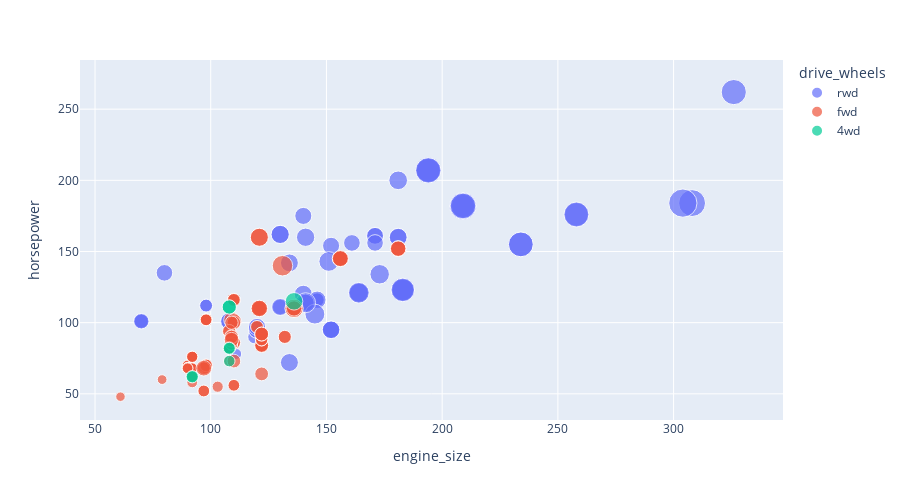

Notebook source saved alongside this figure:
### Markdown cell above
Scatter plot option in Plotly is very good way to visualize different dimensions of variability in the dataset. Below example is using variability of five variables:
X Axis: Engine Size, Y Axis: horsepower , drive_wheels in different colors , price in different size of the bubble. Fifth variable (umber_of_doors) is visible when you move mouse pointer on a bubble.

### Code cell
fig = px.scatter(auto, x="engine_size", y="horsepower",color="drive_wheels",size='price',hover_data=['number_of_doors'],width=900, height=500)
fig.show()

### Figure 1 — Plotly figure (JSON) as saved in the notebook; plotly's stock layout.template omitted (floating-point values rounded to 4 significant figures)
{"data": [{"customdata": [["two"], ["two"], ["two"], ["two"], ["four"], ["two"], ["four"], ["four"], ["four"], ["two"], ["four"], ["four"], ["two"], ["four"], ["four"], ["two"], ["two"], ["two"], ["two"], ["two"], ["four"], ["four"], ["four"], ["four"], ["two"], ["four"], ["four"], ["two"], ["four"], ["two"], ["two"], ["two"], ["two"], ["two"], ["four"], ["four"], ["four"], ["four"], ["four"], ["four"], ["four"], ["four"], ["four"], ["four"], ["four"], ["two"], ["two"], ["two"], ["two"], ["two"], ["two"], ["two"], ["two"], ["two"], ["two"], ["two"], ["two"], ["two"], ["two"], ["two"], ["two"], ["two"], ["four"], ["four"], ["four"], ["four"], ["four"], ["four"], ["four"], ["four"], ["four"], ["four"], ["four"], ["four"], ["four"]], "hovertemplate": "drive_wheels=rwd<br>engine_size=%{x}<br>horsepower=%{y}<br>price=%{marker.size}<br>number_of_doors=%{customdata[0]}<extra></extra>", "legendgroup": "rwd", "marker": {"color": "#636efa", "size": [13495, 16500, 16500, 16430, 16925, 20970, 21105, 24565, 30760, 41315, 36880, 6785, 11048, 32250, 35550, 36000, 10945, 11845, 13645, 15645, 18280, 18344, 25552, 28248, 28176, 31600, 34184, 35056, 40960, 45400, 16503, 17199, 19699, 18399, 11900, 13200, 12440, 13860, 15580, 16900, 16695, 17075, 16630, 17950, 18150, 12764, 22018, 32528, 34028, 37028, 8058, 8238, 9298, 9538, 8449, 9639, 9989, 11199, 11549, 17669, 16558, 15998, 15690, 15750, 12940, 13415, 15985, 16515, 18420, 18950, 16845, 19045, 21485, 22470, 22625], "sizemode": "area", "sizeref": 113.5, "symbol": "circle"}, "mode": "markers", "name": "rwd", "orientation": "v", "showlegend": true, "type": "scatter", "x": [130, 130, 152, 108, 108, 164, 164, 164, 209, 209, 209, 111, 119, 258, 258, 326, 70, 70, 70, 80, 140, 134, 183, 183, 183, 183, 234, 234, 308, 304, 140, 181, 181, 181, 120, 152, 120, 152, 120, 152, 120, 152, 120, 152, 134, 156, 151, 194, 194, 194, 98, 98, 98, 98, 146, 146, 146, 146, 146, 146, 171, 171, 171, 161, 141, 141, 141, 141, 130, 130, 141, 141, 173, 145, 141], "xaxis": "x", "y": [111, 111, 154, 101, 101, 121, 121, 121, 182, 182, 182, 78, 90, 176, 176, 262, 101, 101, 101, 135, 120, 72, 123, 123, 123, 123, 155, 155, 184, 184, 175, 160, 200, 160, 97, 95, 97, 95, 95, 95, 95, 95, 97, 95, 142, 145, 143, 207, 207, 207, 70, 70, 112, 112, 116, 116, 116, 116, 116, 116, 161, 161, 156, 156, 114, 114, 114, 114, 162, 162, 114, 160, 134, 106, 114], "yaxis": "y"}, {"customdata": [["four"], ["two"], ["four"], ["four"], ["four"], ["two"], ["two"], ["four"], ["two"], ["two"], ["two"], ["four"], ["four"], ["four"], ["two"], ["four"], ["two"], ["two"], ["two"], ["two"], ["two"], ["two"], ["four"], ["four"], ["two"], ["two"], ["four"], ["four"], ["four"], ["two"], ["two"], ["two"], ["two"], ["four"], ["four"], ["two"], ["four"], ["two"], ["four"], ["four"], ["four"], ["two"], ["two"], ["two"], ["two"], ["two"], ["two"], ["two"], ["two"], ["two"], ["four"], ["four"], ["four"], ["four"], ["two"], ["two"], ["two"], ["four"], ["four"], ["two"], ["two"], ["four"], ["four"], ["two"], ["four"], ["four"], ["four"], ["four"], ["four"], ["two"], ["two"], ["four"], ["four"], ["four"], ["four"], ["four"], ["two"], ["two"], ["four"], ["two"], ["four"], ["two"], ["four"], ["two"], ["two"], ["four"], ["four"], ["four"], ["four"], ["four"], ["two"], ["two"], ["four"], ["four"], ["four"], ["four"], ["four"], ["four"], ["four"], ["four"], ["four"], ["four"], ["four"], ["four"], ["four"], ["four"], ["two"], ["two"], ["four"], ["four"], ["four"], ["four"], ["four"], ["two"], ["two"], ["four"], ["four"], ["four"]], "hovertemplate": "drive_wheels=fwd<br>engine_size=%{x}<br>horsepower=%{y}<br>price=%{marker.size}<br>number_of_doors=%{customdata[0]}<extra></extra>", "legendgroup": "fwd", "marker": {"color": "#EF553B", "size": [13950, 15250, 17710, 18920, 23875, 5151, 6295, 6575, 5572, 6377, 7957, 6229, 6692, 7609, 8558, 8921, 12964, 6479, 6855, 5399, 6529, 7129, 7295, 7295, 7895, 9095, 8845, 10295, 12945, 10345, 5195, 6095, 6795, 6695, 7395, 8845, 8495, 10595, 10245, 10795, 11245, 5389, 6189, 6669, 7689, 9959, 8499, 12629, 14869, 14489, 6989, 8189, 9279, 9279, 5499, 7099, 6649, 6849, 7349, 7299, 7799, 7499, 7999, 8249, 8949, 9549, 13499, 14399, 13499, 5572, 7957, 6229, 6692, 7609, 8921, 9295, 9895, 11850, 12170, 15040, 15510, 18150, 18620, 5118, 7053, 7126, 7775, 9960, 7463, 10198, 5348, 6338, 6488, 6918, 6938, 7198, 7898, 7788, 7738, 8358, 9258, 8948, 10698, 9988, 10898, 11248, 7775, 7975, 7995, 8195, 8495, 9495, 9995, 11595, 9980, 13295, 13845, 12290], "sizemode": "area", "sizeref": 113.5, "symbol": "circle"}, "mode": "markers", "name": "fwd", "orientation": "v", "showlegend": true, "type": "scatter", "x": [109, 136, 136, 136, 131, 61, 90, 90, 90, 90, 98, 90, 90, 90, 98, 122, 156, 92, 92, 79, 92, 92, 92, 92, 110, 110, 110, 110, 110, 110, 91, 91, 91, 91, 91, 122, 122, 122, 122, 122, 122, 92, 92, 92, 98, 110, 122, 156, 156, 156, 122, 122, 110, 110, 97, 103, 97, 97, 97, 97, 97, 97, 97, 97, 120, 120, 181, 181, 181, 90, 98, 90, 90, 98, 122, 132, 132, 121, 121, 121, 121, 121, 121, 97, 108, 108, 108, 108, 108, 108, 92, 92, 92, 92, 98, 98, 110, 110, 98, 98, 98, 122, 110, 122, 122, 122, 97, 109, 97, 109, 109, 97, 109, 109, 109, 136, 97, 109], "xaxis": "x", "y": [102, 110, 110, 110, 140, 48, 70, 70, 68, 68, 102, 68, 68, 68, 102, 88, 145, 58, 76, 60, 76, 76, 76, 76, 86, 86, 86, 86, 101, 100, 68, 68, 68, 68, 68, 84, 84, 84, 84, 64, 84, 68, 68, 68, 102, 116, 88, 145, 145, 145, 88, 88, 116, 116, 69, 55, 69, 69, 69, 69, 69, 69, 69, 69, 97, 97, 152, 152, 152, 68, 102, 68, 68, 68, 88, 90, 90, 110, 110, 110, 110, 160, 160, 69, 73, 82, 82, 94, 82, 94, 62, 62, 62, 62, 70, 70, 56, 56, 70, 70, 70, 92, 73, 92, 92, 92, 52, 85, 52, 85, 85, 68, 100, 90, 90, 110, 68, 88], "yaxis": "y"}, {"customdata": [["four"], ["two"], ["four"], ["four"], ["four"], ["four"], ["four"], ["four"]], "hovertemplate": "drive_wheels=4wd<br>engine_size=%{x}<br>horsepower=%{y}<br>price=%{marker.size}<br>number_of_doors=%{customdata[0]}<extra></extra>", "legendgroup": "4wd", "marker": {"color": "#00cc96", "size": [17450, 7603, 9233, 11259, 8013, 11694, 7898, 8778], "sizemode": "area", "sizeref": 113.5, "symbol": "circle"}, "mode": "markers", "name": "4wd", "orientation": "v", "showlegend": true, "type": "scatter", "x": [136, 108, 108, 108, 108, 108, 92, 92], "xaxis": "x", "y": [115, 73, 82, 111, 82, 111, 62, 62], "yaxis": "y"}], "layout": {"height": 500, "legend": {"itemsizing": "constant", "title": {"text": "drive_wheels"}, "tracegroupgap": 0}, "margin": {"t": 60}, "width": 900, "xaxis": {"anchor": "y", "domain": [0, 1], "title": {"text": "engine_size"}}, "yaxis": {"anchor": "x", "domain": [0, 1], "title": {"text": "horsepower"}}}}
